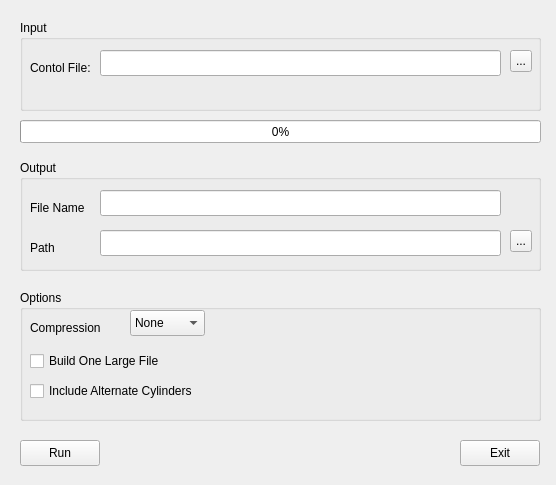
<?xml version="1.0" encoding="UTF-8"?>
<ui version="4.0">
 <class>DasdLoadClass</class>
 <widget class="QWidget" name="DasdLoadClass">
  <property name="geometry">
   <rect>
    <x>0</x>
    <y>0</y>
    <width>556</width>
    <height>485</height>
   </rect>
  </property>
  <property name="windowTitle">
   <string>Dasdload</string>
  </property>
  <widget class="QGroupBox" name="groupBox">
   <property name="geometry">
    <rect>
     <x>20</x>
     <y>20</y>
     <width>521</width>
     <height>91</height>
    </rect>
   </property>
   <property name="title">
    <string>Input</string>
   </property>
   <widget class="QLineEdit" name="control">
    <property name="geometry">
     <rect>
      <x>80</x>
      <y>30</y>
      <width>401</width>
      <height>26</height>
     </rect>
    </property>
   </widget>
   <widget class="QToolButton" name="browseCtlButton">
    <property name="geometry">
     <rect>
      <x>490</x>
      <y>30</y>
      <width>22</width>
      <height>22</height>
     </rect>
    </property>
    <property name="text">
     <string>...</string>
    </property>
   </widget>
   <widget class="QLabel" name="label">
    <property name="geometry">
     <rect>
      <x>10</x>
      <y>40</y>
      <width>71</width>
      <height>16</height>
     </rect>
    </property>
    <property name="text">
     <string>Contol File:</string>
    </property>
   </widget>
  </widget>
  <widget class="QGroupBox" name="groupBox_2">
   <property name="geometry">
    <rect>
     <x>20</x>
     <y>160</y>
     <width>521</width>
     <height>111</height>
    </rect>
   </property>
   <property name="title">
    <string>Output</string>
   </property>
   <widget class="QLineEdit" name="filename">
    <property name="geometry">
     <rect>
      <x>80</x>
      <y>30</y>
      <width>401</width>
      <height>26</height>
     </rect>
    </property>
   </widget>
   <widget class="QLineEdit" name="path">
    <property name="geometry">
     <rect>
      <x>80</x>
      <y>70</y>
      <width>401</width>
      <height>26</height>
     </rect>
    </property>
   </widget>
   <widget class="QToolButton" name="browseOutButton">
    <property name="geometry">
     <rect>
      <x>490</x>
      <y>70</y>
      <width>22</width>
      <height>22</height>
     </rect>
    </property>
    <property name="text">
     <string>...</string>
    </property>
   </widget>
   <widget class="QLabel" name="label_2">
    <property name="geometry">
     <rect>
      <x>10</x>
      <y>40</y>
      <width>61</width>
      <height>16</height>
     </rect>
    </property>
    <property name="text">
     <string>File Name</string>
    </property>
   </widget>
   <widget class="QLabel" name="label_3">
    <property name="geometry">
     <rect>
      <x>10</x>
      <y>80</y>
      <width>61</width>
      <height>16</height>
     </rect>
    </property>
    <property name="text">
     <string>Path</string>
    </property>
   </widget>
  </widget>
  <widget class="QGroupBox" name="groupBox_3">
   <property name="geometry">
    <rect>
     <x>20</x>
     <y>290</y>
     <width>521</width>
     <height>131</height>
    </rect>
   </property>
   <property name="title">
    <string>Options</string>
   </property>
   <widget class="QComboBox" name="compressionComboBox">
    <property name="geometry">
     <rect>
      <x>110</x>
      <y>20</y>
      <width>75</width>
      <height>26</height>
     </rect>
    </property>
    <item>
     <property name="text">
      <string>None</string>
     </property>
    </item>
    <item>
     <property name="text">
      <string>zlib</string>
     </property>
    </item>
    <item>
     <property name="text">
      <string>bz2</string>
     </property>
    </item>
    <item>
     <property name="text">
      <string>expanding</string>
     </property>
    </item>
   </widget>
   <widget class="QLabel" name="label_4">
    <property name="geometry">
     <rect>
      <x>10</x>
      <y>30</y>
      <width>81</width>
      <height>16</height>
     </rect>
    </property>
    <property name="text">
     <string>Compression</string>
    </property>
   </widget>
   <widget class="QCheckBox" name="lfsCheckBox">
    <property name="geometry">
     <rect>
      <x>10</x>
      <y>60</y>
      <width>181</width>
      <height>22</height>
     </rect>
    </property>
    <property name="text">
     <string>Build One Large File</string>
    </property>
   </widget>
   <widget class="QCheckBox" name="altCheckBox">
    <property name="geometry">
     <rect>
      <x>10</x>
      <y>90</y>
      <width>191</width>
      <height>22</height>
     </rect>
    </property>
    <property name="text">
     <string>Include Alternate Cylinders</string>
    </property>
   </widget>
  </widget>
  <widget class="QPushButton" name="runButton">
   <property name="geometry">
    <rect>
     <x>20</x>
     <y>440</y>
     <width>80</width>
     <height>26</height>
    </rect>
   </property>
   <property name="text">
    <string>Run</string>
   </property>
  </widget>
  <widget class="QPushButton" name="exitButton">
   <property name="geometry">
    <rect>
     <x>460</x>
     <y>440</y>
     <width>80</width>
     <height>26</height>
    </rect>
   </property>
   <property name="text">
    <string>Exit</string>
   </property>
  </widget>
  <widget class="QProgressBar" name="progressBar">
   <property name="enabled">
    <bool>true</bool>
   </property>
   <property name="geometry">
    <rect>
     <x>20</x>
     <y>120</y>
     <width>521</width>
     <height>23</height>
    </rect>
   </property>
   <property name="value">
    <number>0</number>
   </property>
   <property name="textVisible">
    <bool>true</bool>
   </property>
   <property name="invertedAppearance">
    <bool>false</bool>
   </property>
  </widget>
 </widget>
 <layoutdefault spacing="6" margin="11"/>
 <resources/>
 <connections/>
</ui>
